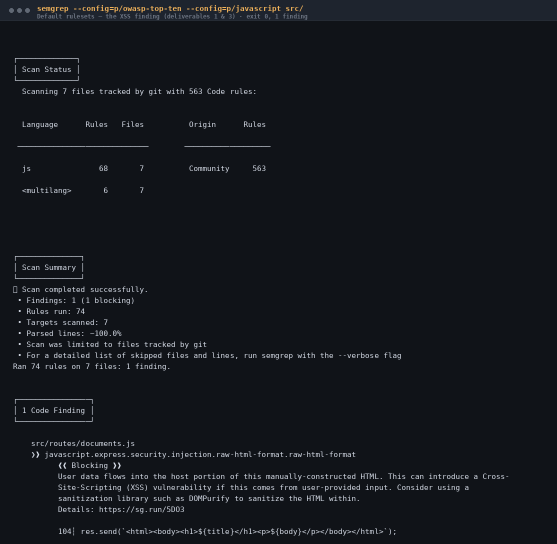
#> input picture docs/images/01-sast-default-xss.png, 1114 x 1088 px, given as the content of the folder ../docs/images/01-sast-default-xss.png, which was not available (shown at 1/2 size)
$ python trim-terminal-captures.py ../docs/images/01-sast-default-xss.png
#> lines starting #> are read from the running program, lines starting #| are printed output that depends on the picture; after the words box and inside, x2 and y2 are one past the last pixel; in counts of white or black regions, pixels touching at a corner belong together; pictures that were not available may be replaced by others from this repository, and a replacement may not be noted
#!/usr/bin/env python3
"""Frame terminal-screenshot PNGs for the Word walkthroughs.

Each capture is (1) trimmed to its content so no dead black space is
embedded, then (2) framed like a terminal window: a thin border and a
label bar with the capture's name, so figures look deliberate in the
document rather than like raw dialogs.

Usage: python3 scripts/trim-terminal-captures.py docs/images ...
"""
import sys
from pathlib import Path
from PIL import Image, ImageChops, ImageDraw, ImageFont

BG = (16, 19, 20)            # xterm background
FRAME = (59, 66, 82)         # window border
BAR = (46, 52, 64)           # window title bar
BAR_TEXT = (216, 222, 233)
PAD_X, PAD_Y = 18, 14
BAR_H = 30
BORDER = 2
FONT = "/usr/share/fonts/truetype/dejavu/DejaVuSansMono-Bold.ttf"


def label_for(path, stem):
    # "16-sast-custom-rule.png" -> "16 · sast custom rule"
    import re
    m = re.match(r"(\d+)[-_](.*)", stem)
    num, rest = m.group(1), m.group(2) if m else stem
    return f"{num} · " + rest.replace("-", " ").replace("_", " ")


def trim_frame(path):
    img = Image.open(path).convert("RGB")
#> img is the input picture: PIL image 1114x1088 RGB; mean R, G, B 20.3, 23.4, 28.6
    diff = ImageChops.difference(img, Image.new("RGB", img.size, BG))
    mask = diff.convert("L").point(lambda v: 255 if v > 12 else 0)
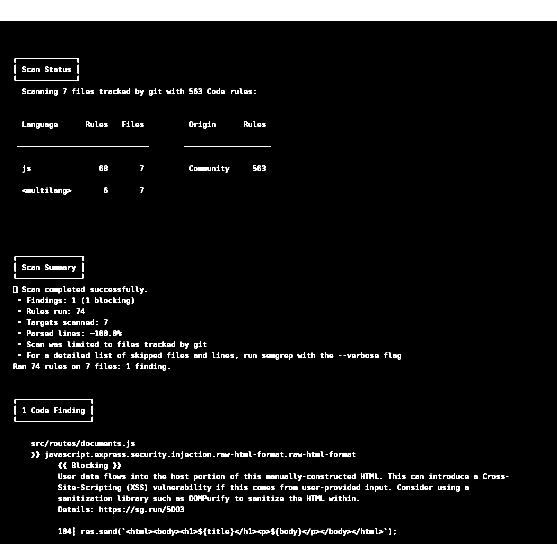
#> mask: PIL image 1114x1088 L (shown at 1/2 size); 6.4% white; 863 white regions (110 under 20 px), largest, box (x1, y1, x2, y2) and area: (0, 0, 1114, 41) 45674, (34, 292, 298, 294) 528, (29, 833, 186, 844) 362
    bbox = mask.getbbox()
#> bbox = (0, 0, 1114, 1071)
    if bbox is not None:
        img = img.crop(bbox)
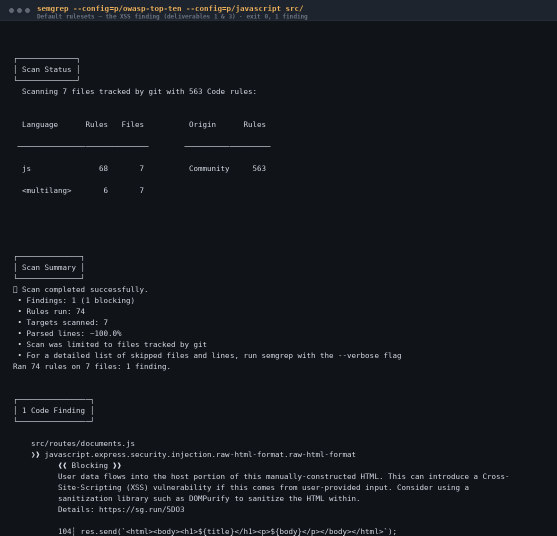
#> img: PIL image 1114x1071 RGB (shown at 1/2 size); mean R, G, B 20.4, 23.5, 28.7

    w, h = img.size
#> w = 1114; h = 1071
    out = Image.new("RGB", (w + PAD_X * 2, h + BAR_H + PAD_Y + BORDER * 2),
                    FRAME)
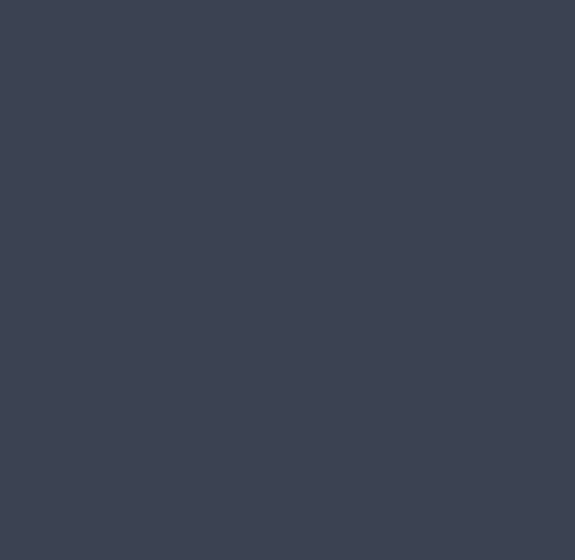
#> out: PIL image 1150x1119 RGB (shown at 1/2 size); mean R, G, B 59, 66, 82

    d = ImageDraw.Draw(out)
    try:
        f = ImageFont.truetype(FONT, 13)
    except OSError:
        f = ImageFont.load_default()
    # chrome first: border, title bar, background
    d.rectangle([0, 0, out.width - 1, out.height - 1], fill=FRAME)
    d.rectangle([0, BAR_H, out.width - 1, out.height - 1 - BORDER], fill=BG)
    d.rectangle([0, 0, out.width - 1, BAR_H - 1], fill=BAR)
    d.text((12, 8), "docuTrust shell — " + label_for(path, path.stem),
           font=f, fill=BAR_TEXT)

    # then the trimmed capture sits in the content area
    out.paste(img, (PAD_X, BAR_H + PAD_Y - BORDER))
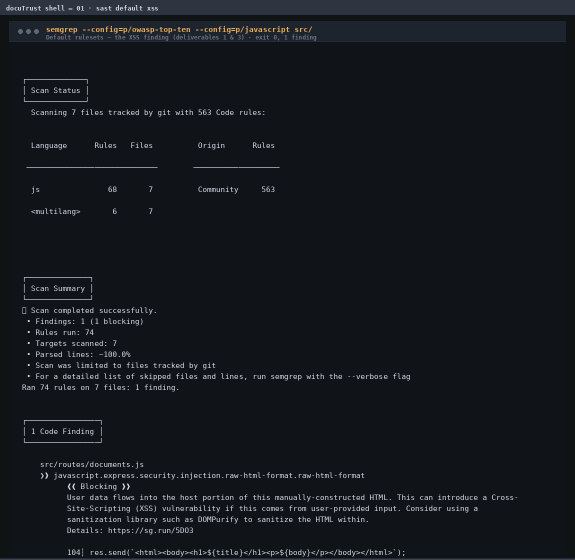
#> out: PIL image 1150x1119 RGB (shown at 1/2 size); mean R, G, B 21.1, 24.2, 29.4
    d.line([0, BAR_H, out.width, BAR_H], fill=FRAME, width=BORDER)
    out.save(path)


def main(dirs):
    n = 0
    for d in dirs:
        for p in sorted(Path(d).glob("*.png")):
            trim_frame(p)
            n += 1
    print(f"framed {n} captures")


if __name__ == "__main__":
    main(sys.argv[1:])
